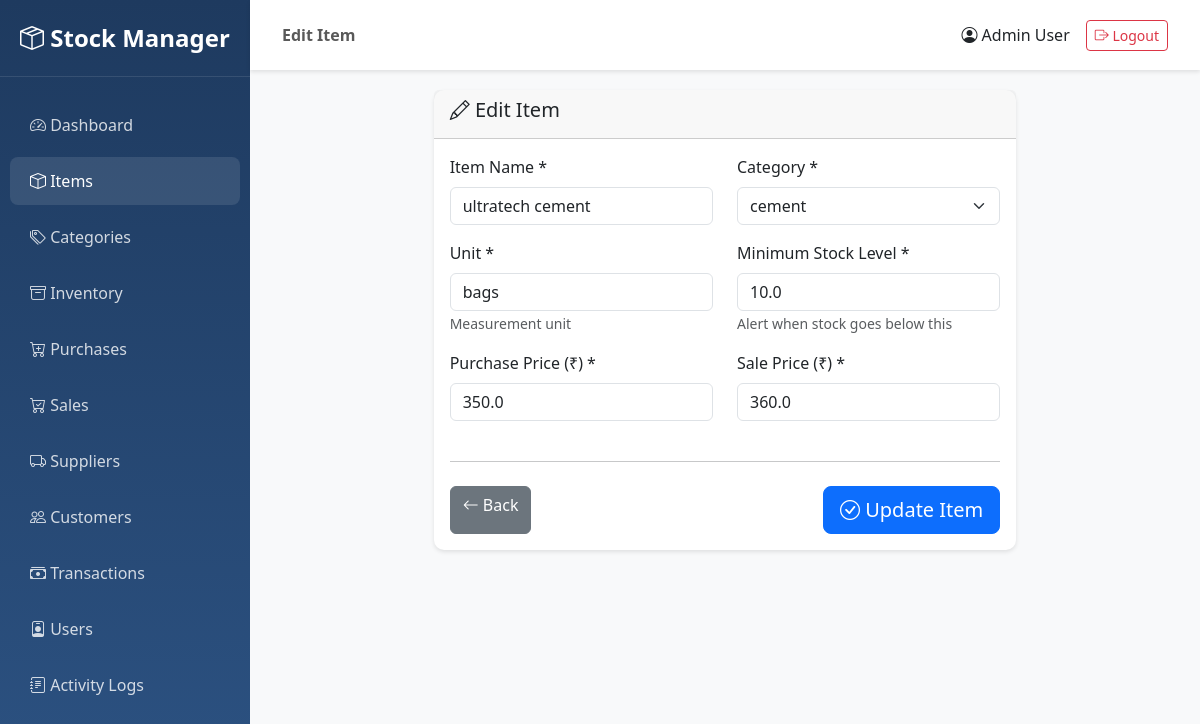
Page /items/1/edit (signed in) on the committed database.
### app/models/user.py (models this page shows, shortened)
class User(UserMixin, db.Model):
    __tablename__ = 'users'
    user_id = db.Column(db.Integer, primary_key=True)
    name = db.Column(db.String(100), nullable=False)
    username = db.Column(db.String(50), unique=True, nullable=False, index=True)
    password = db.Column(db.String(255), nullable=False)
    role = db.Column(db.String(20), nullable=False, default='user')  # admin, manager, user
    status = db.Column(db.String(20), nullable=False, default='active')  # active, inactive
    created_by = db.Column(db.Integer, db.ForeignKey('users.user_id'), nullable=True)
    updated_by = db.Column(db.Integer, db.ForeignKey('users.user_id'), nullable=True)
    created_at = db.Column(db.DateTime, nullable=False, default=datetime.utcnow)
    updated_at = db.Column(db.DateTime, nullable=False, default=datetime.utcnow, onupdate=datetime.utcnow)
    logs = db.relationship('Log', backref='user', lazy='dynamic')
    def is_admin(self):
        return self.role == 'admin'

### app/models/item.py (models this page shows, shortened)
class Item(db.Model):
    __tablename__ = 'items'
    item_id = db.Column(db.Integer, primary_key=True)
    item_name = db.Column(db.String(200), nullable=False, index=True)
    category_id = db.Column(db.Integer, db.ForeignKey('categories.category_id'), nullable=False)
    unit = db.Column(db.String(50), nullable=False)  # kg, pcs, ltr, etc.
    purchase_price = db.Column(db.Float, nullable=False, default=0.0)
    sale_price = db.Column(db.Float, nullable=False, default=0.0)
    min_stock = db.Column(db.Float, nullable=False, default=0.0)
    created_by = db.Column(db.Integer, db.ForeignKey('users.user_id'), nullable=True)
    updated_by = db.Column(db.Integer, db.ForeignKey('users.user_id'), nullable=True)
    created_at = db.Column(db.DateTime, nullable=False, default=datetime.utcnow)
    updated_at = db.Column(db.DateTime, nullable=False, default=datetime.utcnow, onupdate=datetime.utcnow)
    purchase_items = db.relationship('PurchaseItem', backref='item', lazy='dynamic')
    sale_items = db.relationship('SaleItem', backref='item', lazy='dynamic')
    inventory = db.relationship('Inventory', uselist=False, viewonly=True)

### app/models/category.py (models this page shows, shortened)
class Category(db.Model):
    __tablename__ = 'categories'
    category_id = db.Column(db.Integer, primary_key=True)
    name = db.Column(db.String(100), nullable=False, unique=True, index=True)
    created_by = db.Column(db.Integer, db.ForeignKey('users.user_id'), nullable=True)
    updated_by = db.Column(db.Integer, db.ForeignKey('users.user_id'), nullable=True)
    created_at = db.Column(db.DateTime, nullable=False, default=datetime.utcnow)
    updated_at = db.Column(db.DateTime, nullable=False, default=datetime.utcnow, onupdate=datetime.utcnow)
    items = db.relationship('Item', backref='category', lazy='dynamic')

### app/routes/items.py (the view, shortened to what this page needs)
@items_bp.route('/<int:item_id>/edit', methods=['GET', 'POST'])
@login_required
def edit_item(item_id):
    item = Item.query.get_or_404(item_id)
    categories = Category.query.all()
    return render_template('items/edit.html', item=item, categories=categories)

### app/templates/items/edit.html (shortened to what this page needs)
{% extends "base.html" %}
{% block page_title %}Edit Item{% endblock %}
{% block content %}
<div class="container-fluid">
    <div class="row justify-content-center">
        <div class="col-md-8">
            <div class="card">
                <div class="card-header">
                    <h5><i class="bi bi-pencil"></i> Edit Item</h5>
                </div>
                <div class="card-body">
                    <form method="POST" action="{{ url_for('items.edit_item', item_id=item.item_id) }}">
                        <div class="row">
                            <div class="col-md-6 mb-3">
                                <label for="item_name" class="form-label">Item Name *</label>
                                <input type="text" class="form-control" id="item_name" name="item_name" value="{{ item.item_name }}" required autofocus>
                            </div>
                            <div class="col-md-6 mb-3">
                                <label for="category_id" class="form-label">Category *</label>
                                <select class="form-select" id="category_id" name="category_id" required>
                                    {% for category in categories %}
                                    <option value="{{ category.category_id }}" {% if category.category_id == item.category_id %}selected{% endif %}>
                                        {{ category.name }}
                                    </option>
                                    {% endfor %}
                                </select>
                            </div>
                        </div>
                        <div class="row">
                            <div class="col-md-6 mb-3">
                                <label for="unit" class="form-label">Unit *</label>
                                <input type="text" class="form-control" id="unit" name="unit" value="{{ item.unit }}" placeholder="e.g., kg, pcs, bags, ltr" required>
                                <small class="text-muted">Measurement unit</small>
                            </div>
                            <div class="col-md-6 mb-3">
                                <label for="min_stock" class="form-label">Minimum Stock Level *</label>
                                <input type="number" step="0.01" class="form-control" id="min_stock" name="min_stock" value="{{ item.min_stock }}" placeholder="Minimum quantity" required>
                                <small class="text-muted">Alert when stock goes below this</small>
                            </div>
                        </div>
                        <div class="row">
                            <div class="col-md-6 mb-3">
                                <label for="purchase_price" class="form-label">Purchase Price (₹) *</label>
                                <input type="number" step="0.01" class="form-control" id="purchase_price" name="purchase_price" value="{{ item.purchase_price }}" placeholder="0.00" required>
                            </div>
                            <div class="col-md-6 mb-3">
                                <label for="sale_price" class="form-label">Sale Price (₹) *</label>
                                <input type="number" step="0.01" class="form-control" id="sale_price" name="sale_price" value="{{ item.sale_price }}" placeholder="0.00" required>
                            </div>
                        </div>
                        <hr class="my-4">
                        <div class="d-flex justify-content-between">
                            <a href="{{ url_for('items.list_items') }}" class="btn btn-secondary">
                                <i class="bi bi-arrow-left"></i> Back
                            </a>
                            <button type="submit" class="btn btn-primary btn-lg">
                                <i class="bi bi-check-circle"></i> Update Item
                            </button>
                        </div>
                    </form>
                </div>
            </div>
        </div>
    </div>
</div>
{% endblock %}

### app/templates/base.html (shortened to what this page needs)
<!DOCTYPE html>
<html lang="en">
<head>
    <link href="https://cdn.jsdelivr.net/npm/bootstrap@5.3.0/dist/css/bootstrap.min.css" rel="stylesheet">
    <link rel="stylesheet" href="https://cdn.jsdelivr.net/npm/bootstrap-icons@1.11.0/font/bootstrap-icons.css">
</head>
<body>
    {% if current_user.is_authenticated %}
    <div class="sidebar">
        <div class="brand-logo">
            <i class="bi bi-box-seam"></i> Stock Manager
        </div>
        <ul class="nav flex-column">
            <li class="nav-item">
                <a class="nav-link {% if request.endpoint == 'main.dashboard' %}active{% endif %}" href="{{ url_for('main.dashboard') }}">
                    <i class="bi bi-speedometer2"></i> Dashboard
                </a>
            </li>
            <li class="nav-item">
                <a class="nav-link {% if 'items' in request.endpoint %}active{% endif %}" href="{{ url_for('items.list_items') }}">
                    <i class="bi bi-box"></i> Items
                </a>
            </li>
            <li class="nav-item">
                <a class="nav-link {% if 'categories' in request.endpoint %}active{% endif %}" href="{{ url_for('categories.list_categories') }}">
                    <i class="bi bi-tags"></i> Categories
                </a>
            </li>
            <li class="nav-item">
                <a class="nav-link {% if 'inventory' in request.endpoint %}active{% endif %}" href="{{ url_for('inventory.list_inventory') }}">
                    <i class="bi bi-archive"></i> Inventory
                </a>
            </li>
            <li class="nav-item">
                <a class="nav-link {% if 'purchases' in request.endpoint %}active{% endif %}" href="{{ url_for('purchases.list_purchases') }}">
                    <i class="bi bi-cart-plus"></i> Purchases
                </a>
            </li>
            <li class="nav-item">
                <a class="nav-link {% if 'sales' in request.endpoint %}active{% endif %}" href="{{ url_for('sales.list_sales') }}">
                    <i class="bi bi-cart-check"></i> Sales
                </a>
            </li>
            <li class="nav-item">
                <a class="nav-link {% if 'suppliers' in request.endpoint %}active{% endif %}" href="{{ url_for('suppliers.list_suppliers') }}">
                    <i class="bi bi-truck"></i> Suppliers
                </a>
            </li>
            <li class="nav-item">
                <a class="nav-link {% if 'customers' in request.endpoint %}active{% endif %}" href="{{ url_for('customers.list_customers') }}">
                    <i class="bi bi-people"></i> Customers
                </a>
            </li>
            <li class="nav-item">
                <a class="nav-link {% if 'money' in request.endpoint %}active{% endif %}" href="{{ url_for('money.list_transactions') }}">
                    <i class="bi bi-cash-stack"></i> Transactions
                </a>
            </li>
            {% if current_user.is_admin() %}
            <li class="nav-item">
                <a class="nav-link {% if 'users' in request.endpoint %}active{% endif %}" href="{{ url_for('users.list_users') }}">
                    <i class="bi bi-person-badge"></i> Users
                </a>
            </li>
            <li class="nav-item">
                <a class="nav-link {% if 'logs' in request.endpoint %}active{% endif %}" href="{{ url_for('logs.list_logs') }}">
                    <i class="bi bi-journal-text"></i> Activity Logs
                </a>
            </li>
            {% endif %}
        </ul>
    </div>
    <nav class="navbar navbar-top">
        <div class="container-fluid">
            <span class="navbar-text">
                <strong>{% block page_title %}{% endblock %}</strong>
            </span>
            <div class="d-flex align-items-center">
                <span class="me-3">
                    <i class="bi bi-person-circle"></i> {{ current_user.name }}
                </span>
                <a href="{{ url_for('auth.logout') }}" class="btn btn-outline-danger btn-sm">
                    <i class="bi bi-box-arrow-right"></i> Logout
                </a>
            </div>
        </div>
    </nav>
    <div class="main-content">
        {% block content %}{% endblock %}
    </div>
    {% endif %}
</body>
</html>

### app/templates/base.html (style rules this page uses)
:root { --sidebar-width: 250px; }
body { font-family: 'Segoe UI', Tahoma, Geneva, Verdana, sans-serif; }
.sidebar { position: fixed; top: 0; left: 0; height: 100vh; width: var(--sidebar-width); background: linear-gradient(180deg, #1e3a5f 0%, #2c5282 100%); padding-top: 20px; overflow-y: auto; }
.sidebar .nav-link { color: rgba(255, 255, 255, 0.8); padding: 12px 20px; margin: 4px 10px; border-radius: 8px; transition: all 0.3s; }
.sidebar .nav-link:hover, .sidebar .nav-link.active { background: rgba(255, 255, 255, 0.1); color: white; }
.main-content { margin-left: var(--sidebar-width); padding: 20px; min-height: 100vh; background: #f8f9fa; }
.card { border: none; border-radius: 10px; box-shadow: 0 2px 4px rgba(0,0,0,0.1); margin-bottom: 20px; }
.navbar-top { margin-left: var(--sidebar-width); background: white; box-shadow: 0 2px 4px rgba(0,0,0,0.1); padding: 15px 20px; }
.brand-logo { color: white; font-size: 1.5rem; font-weight: bold; padding: 0 20px 20px; margin-bottom: 20px; border-bottom: 1px solid rgba(255,255,255,0.1); }

### rows in the picture
User: name "Admin User"
Item: item_name "ultratech cement", category_id "cement", unit "bags", min_stock "10.0", purchase_price "350.0", sale_price "360.0"
